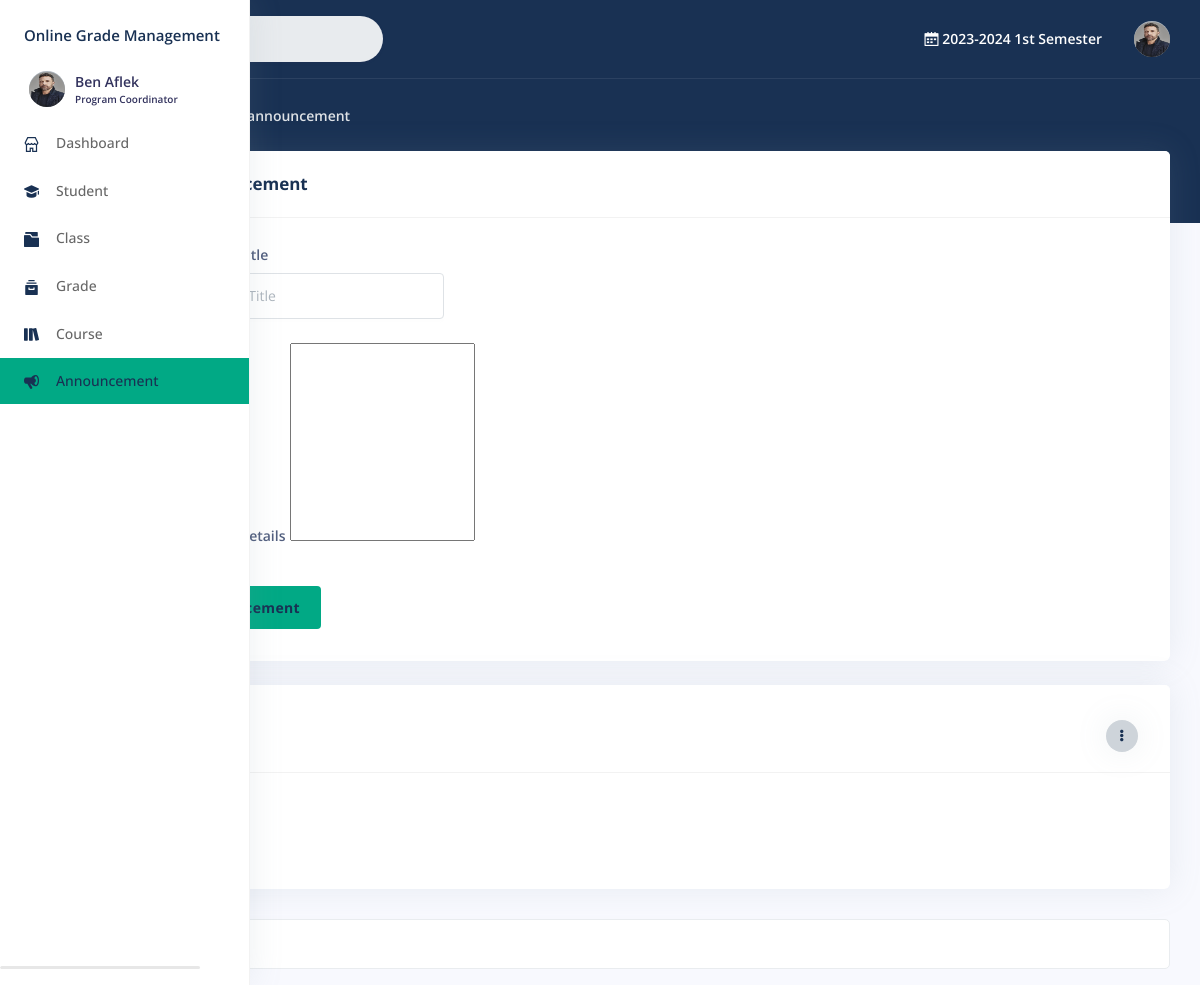
Page /faculty/announcement.php (signed in) on the committed database.
### tables this page shows
CREATE TABLE `staff` (
  `id` int(11) NOT NULL,
  `user_id` int(11) DEFAULT NULL,
  `username` text NOT NULL,
  `institute_id` int(11) DEFAULT NULL,
  `position_id` int(11) NOT NULL,
  `created_on` datetime NOT NULL
);

CREATE TABLE `user` (
  `id` int(11) NOT NULL,
  `type` text NOT NULL,
  `username` text NOT NULL,
  `password` text NOT NULL,
  `firstname` text NOT NULL,
  `middlename` text DEFAULT NULL,
  `lastname` text NOT NULL,
  `gender` text DEFAULT NULL,
  `birthdate` date DEFAULT NULL,
  `address` text DEFAULT NULL,
  `phone_no` text DEFAULT NULL,
  `profileImage` text DEFAULT NULL,
  `isPasswordChanged` int(11) NOT NULL,
  `status` int(11) NOT NULL,
  `updated_on` datetime DEFAULT NULL,
  `created_on` datetime NOT NULL
);

CREATE TABLE `period` (
  `id` int(22) NOT NULL,
  `year` text NOT NULL,
  `term` int(11) NOT NULL,
  `status` int(11) NOT NULL,
  `updated_on` datetime DEFAULT NULL,
  `created_on` datetime NOT NULL
);

CREATE TABLE `post` (
  `id` int(11) NOT NULL,
  `user_id` int(11) NOT NULL,
  `sp_id` int(20) NOT NULL,
  `title` text NOT NULL,
  `context` text NOT NULL,
  `status` int(11) NOT NULL,
  `updated_on` datetime DEFAULT NULL,
  `created_on` datetime NOT NULL
);

### faculty/include/session.php (called while the page is built, shortened)
<?php
	include '../include/conn.php';
		if($_SESSION['type']=='faculty'){
			$stmt = $con->prepare("SELECT *,
				`user`.`id` AS `user_id`,
				`staff`.`id` AS `staff_id`
			 	FROM `user`
				INNER JOIN `staff` ON `staff`.`username` =`user`.`username`
				WHERE `user`.`id` = ? LIMIT 1");
			$stmt->execute([$_SESSION['faculty']]);
			$user = $stmt->fetch(PDO::FETCH_ASSOC);;
		}else{
			echo"<script>window.location.href='../403.php';</script>";
		}

### faculty/announcement.php (the view, shortened to what this page needs)
<?php
	include("include/session.php");
	$parentpage=''; $content_right='' ; $parent_link='';
	$currentpage=$page='announcement';
	include("include/header.php");
?>
    </head>
	<?php include("include/sidebar.php"); ?>
		<div class="main-content" id="panel">
			<?php
				include("include/topnav.php");
				include "include/breadcrumbs.php";
			?>
			<div class="container-fluid mt--6">
				<div class="card mb-4">
					<div class="card-header">
						<h3 class="mb-0 font-weight-bolder text-primary">Create Announcement</h3>
					</div>
					<div class="card-body">
						<form action="announcement_controller.php"role="form" method="POST">
								<div class="col-md-4">
									<div class="form-group">
										<label class="form-control-label" for="exampleFormControlInput1">Announcement Title</label>
										<input name="title" type="text" class="form-control" id="exampleFormControlInput1" placeholder="Announcement Title"required>
									</div>
								</div>
								<div class="col-md-12">
									<div class="form-group">
										<label class="form-control-label" for="exampleFormControlInput2">Announcement Details</label>
										<textarea class="ckeditor"  name="context" id="exampleFormControlTextarea2" rows="8" resize="none" required></textarea>
									</div>
									<div class="text-left">
										<button type="submit" id="post" name="post" class="btn bg-green text-primary my-2 font-weight-bolder">Post Announcement</button>
									</div>
								</div>
						</form>
					</div>
				</div>
				<div class="row">
					<?php
						try{
							$sql = "SELECT
								`post`.`id` AS `post_id`,
								`post`.`user_id` AS `post_user`,
								`post`.`title` AS `post_title`,
								`post`.`context` AS `post_context`,
								`post`.`status` AS `post_status`,
								`post`.`created_on` AS `post_on`,
								`user`.`type` AS `user_type`,
								`user`.`profileImage` AS `user_image`,
								`user`.`firstname` AS `user_fname`, `user`.`lastname` AS `user_lname`
								FROM `post`
								INNER JOIN `user` ON `user`.`id`= `post`.`user_id`
								WHERE `user`.`type`='".$user['type']."' AND `post`.`status`='1' ORDER BY `post_on` DESC";
							$query = $con->query($sql);
							$count=$query->rowCount();
						if($count<1){
					?>
						<div class="col-xl-12">
							<div class="card">
							  <div class="card-header">
								<h6 class="text-black text-uppercase ls-1 mb-1">ANNOUNCEMENT</h6>
								<h5 class="h3 text-uppercase text-primary mb-0"> </h5>
								<span class="text-muted"></span></h5>
							  </div>
							  <div class='card-body'><span class="text-muted">No Data Found</span>
							  </div>
							</div>
						</div>
					<?php } while ($row = $query->fetch(PDO::FETCH_ASSOC)) { ?>
					<div class="col-xl-12">
						<div class="card">
						  <div class="card-header">
							<div class="poster">
							<?php
								$firstname = isset($row['user_fname']) ? htmlspecialchars($row['user_fname'], ENT_QUOTES, 'UTF-8') : '';
								$lastname = isset($row['user_lname']) ? htmlspecialchars($row['user_lname'], ENT_QUOTES, 'UTF-8') : '';
								echo '<h5 class="text-black  mb-0">'.$firstname.' '.$lastname.'<br>';
								echo'<span class="text-muted""><small>';
								echo'</small></span></h5>';
								?>
								<?php
								if($user['user_id']==$row['post_user']){
								?>
								<div class="text-right" style="margin-top:-30px;">
									<div class="dropdown">
										<a class="btn btn-sm btn-icon-only bg-light rounded-circle shadow text-primary" href="#" role="button" data-toggle="dropdown" aria-haspopup="true" aria-expanded="false">
											<i class="fas fa-ellipsis-v"></i>
										</a>
									</div>
								</div>
								<?php }?>
							</div>
						  </div>
						  <div class='card-body'>
							<h5 class="h3 text-uppercase text-primary mb-0"><?php
							$title = isset($row['post_title']) ? htmlspecialchars($row['post_title'], ENT_QUOTES, 'UTF-8') : '';
							echo $title; ?></h5>
							<?php
							$context = isset($row['post_context']) ? $row['post_context'] : '';
							echo $context; ?>
						  </div>
						</div>
					</div>
					<?php
						}
					}catch(Exception $e){
						$_SESSION['error']='Something went wrong in accessing annoouncement post.';
					}
					?>
				</div>
				<?php include("include/footer.php"); ?>
			</div>
		</div>
    </body>
</html>

### faculty/include/sidebar.php (shortened to what this page needs)
<body>
  <?php
    include '../include/conn.php';
    include("include/session.php");
  ?>
  <nav class="sidenav navbar navbar-vertical fixed-left navbar-expand-xs navbar-light bg-white text-white" id="sidenav-main">
    <div class="scrollbar-inner">
      <div class="sidenav-header d-flex align-items-center">
        <a class="navbar-brand " href="./" style="width:">
          <h4 class="text-primary fonr-weight-bolder">Online Grade Management</h4>
        </a>
          <div class="navbar-brand sidebar-user text-left">
            <a href="profile.php">
            <span class="avatar avatar-sm rounded-circle" >
              <?php $userphoto = $user['profileImage'];
                if ($userphoto == "") :
              ?>
              <img src="img/profile.png" alt="Image placeholder">
              <?php else : ?>
                <img alt="Image placeholder" src="img/<?php echo htmlentities($userphoto); ?>" style="width:40px;height:35px;border-radius:50%;">
              <?php endif; ?>
            </span>
            <span>
              <h5 class=" m-0 text-sm  font-weight-bold">
                <?php echo  htmlentities($user['firstname'].' '.$user['lastname']);  ?>
              </h5>
              <h6 class="text-overflow m-0" data-toggle="tooltip" data-placement="left" title="User">
                <?php
                if($user['position_id']=='2'){
                  $position="Program Coordinator";
                }else if($user['position_id']=='3'){
                  $position="Teacher";
                }
                echo htmlentities($position);  ?>
              </h6>
            </span>
            </a>
          </div>
        <div class="ml-auto">
          <div class="sidenav-toggler d-none d-xl-block" data-action="sidenav-unpin" data-target="#sidenav-main">
          </div>
        </div>
      </div>
      <br>
      <div class="navbar-inner">
        <div class="collapse navbar-collapse" id="sidenav-collapse-main">
          <ul class="navbar-nav">
            <li class="nav-item">
              <a class="nav-link <?php echo ($parentpage == "dashboard" ? " bg-green text-primary" : "") ?>" href="./">
                <i class="ni ni-shop text-primary"></i>
                <span class="nav-link-text">Dashboard</span>
              </a>
            </li>
            <?php
                if($user['position_id']=='2'){
              ?>
            <li class="nav-item">
              <a class="nav-link <?php echo ($page == "Student" ? "bg-green  text-primary" : "") ?>" href="student.php">
                <i class="ni ni-hat-3 text-primary"></i>
                <span class="nav-link-text">Student</span>
              </a>
            </li>
              <?php
               }else if($user['position_id']=='3'){
              ?>
              <li class="nav-item">
              <a class="nav-link <?php echo ($page  == "Student" ? "bg-green  text-primary" : "") ?>" href="#navbar-account" data-toggle="collapse" role="button" aria-expanded="<?php echo ($page == "Student" ? "true" : "false") ?>" aria-controls="navbar-dataaccount">
                <i class="ni ni-hat-3 text-primary"></i>
                <span class="nav-link-text">Student</span>
              </a>
              <div class="collapse <?php echo ($page == "Student" ? "show" : "") ?>" id="navbar-account">
                <ul class="nav nav-sm flex-column">
                  <li class="nav-item">
                    <a href="student_list.php" class="nav-link  <?php echo ($childpage == "Student" ? "bg-green  text-primary" : "") ?>">Student List</a>
                  </li>
                  <li class="nav-item">
                    <a href="print_list.php" class="nav-link <?php echo ($childpage == "Print" ? "bg-green  text-primary" : "") ?>">Print List</a>
                  </li>
                </ul>
              </div>
            </li>
              <?php
                }
                if($user['position_id']=='2'){
              ?>
            <li class="nav-item">
              <a class="nav-link <?php echo ($page == "Class" ? "bg-green  text-primary" : "") ?>" href="class.php">
                <i class="ni ni-folder-17  text-primary"></i>
                <span class="nav-link-text">Class</span>
              </a>
            </li>
            <?php
               }else if($user['position_id']=='3'){
              ?>
              <a class="nav-link <?php echo ($page == "Class" ? "bg-green  text-primary" : "") ?>" href="class_course.php">
                <i class="ni ni-folder-17  text-primary"></i>
                <span class="nav-link-text">Class</span>
              </a>
              <?php
               }
             ?>
            <?php
                if($user['position_id']=='2'){
              ?>
              <li class="nav-item">
                <a class="nav-link <?php echo ($page == "Grade" ? "bg-green  text-primary" : "") ?>" href="grade.php">
                  <i class="ni ni-archive-2  text-primary"></i>
                  <span class="nav-link-text">Grade</span>
                </a>
              </li>
            <?php
               }else if($user['position_id']=='3'){
              ?>
                <li class="nav-item">
                  <a class="nav-link <?php echo ($page == "Grade" ? "bg-green  text-primary" : "") ?>" href="grading_sheet.php">
                    <i class="ni ni-archive-2  text-primary"></i>
                    <span class="nav-link-text">Grading Sheet</span>
                  </a>
                </li>
                <li class="nav-item">
                  <a class="nav-link <?php echo ($page == "Grades" ? "bg-green  text-primary" : "") ?>" href="grades.php">
                    <i class="ni ni-archive-2  text-primary"></i>
                    <span class="nav-link-text">Grades</span>
                  </a>
                </li>
               <?php
               }
             ?>
            <?php
                if($user['position_id']=='2'){
              ?>
            <li class="nav-item">
              <a class="nav-link <?php echo ($page == "Course" ? "bg-green  text-primary" : "") ?>" href="course.php">
                <i class="ni ni-books text-primary"></i>
                <span class="nav-link-text">Course</span>
              </a>
            </li>
              <?php
               }else if($user['position_id']=='3'){
              ?>
              <li class="nav-item">
                <a class="nav-link <?php echo ($page == "Course" ? "bg-green  text-primary" : "") ?>" href="course_schedule.php">
                  <i class="ni ni-books text-primary"></i>
                  <span class="nav-link-text">Course</span>
                </a>
              </li>
              <?php
               }
             ?>
              <?php
                if($user['position_id']=='2'){
              ?>
			      <li class="nav-item">
              <a class="nav-link <?php echo ($page == "announcement" ? "bg-green  text-primary" : "") ?>" href="announcement.php">
                <i class="ni ni-notification-70 text-primary"></i>
                <span class="nav-link-text">Announcement</span>
              </a>
            </li>
              <?php
               }
             ?>
          </ul>
        </div>
      </div>
    </div>
  </nav>

### faculty/include/topnav.php (shortened to what this page needs)
<?php
  include '../include/conn.php';
	include("include/session.php");
?>
  <nav class="navbar navbar-top navbar-expand navbar-dark bg-primary border-bottom">
    <div class="container-fluid">
      <div class="collapse navbar-collapse" id="navbarSupportedContent">
        <form class="navbar-search navbar-search-light form-inline mr-sm-3" id="navbar-search-main">
          <div class="form-group mb-0">
            <div class="input-group input-group-alternative input-group-merge">
              <div class="input-group-prepend">
                <span class="input-group-text"><i class="fas fa-search"></i></span>
              </div>
              <input class="form-control" placeholder="Search Page ..." onkeyup="showResult(this.value)" type="text">
            </div>
          </div>
        </form>
        <ul class="navbar-nav align-items-center ml-md-auto">
          <li class="nav-item dropdown">
            <p class="nav-link mb-0 text-sm  font-weight-bold text-white" href="#">
              <i class="ni ni-calendar-grid-58"></i>
              <?php
                try {
                    $query = "SELECT * FROM `period` WHERE `status` = '1' LIMIT 1";
                    $stmt = $con->prepare($query);
                    $stmt->execute();
                    $result = $stmt->fetch(PDO::FETCH_ASSOC);
                    if ($result) {
                        echo $result['year'] . " ";
                        if ($result['term'] == '1') echo "1st Semester";
                        else if ($result['term'] == '2') echo "2nd Semester";
                        else if ($result['term'] == '3') echo "Summer";
                        else echo "Unknown Term";
                    } else  echo "No active period found.";
                } catch (PDOException $e) {  echo "Error: " . $e->getMessage(); }
              ?>
            </p>
          </li>
        </ul>
        <ul class="navbar-nav align-items-center ml-auto ml-md-0">
          <li class="nav-item dropdown">
            <a class="nav-link pr-0" href="#" role="button" data-toggle="dropdown" aria-haspopup="true" aria-expanded="false">
              <div class="media align-items-center">
                  <span class="avatar avatar-sm rounded-circle">
                    <?php $userphoto = $user['profileImage'];
                    if ($userphoto == "") :
                    ?>
                      <img src="img/profile.png" alt="Image placeholder">
                    <?php else : ?>
                      <img alt="Image placeholder" src="img/<?php echo htmlentities($userphoto); ?>" style="width:40px;height:35px;border-radius:50%;">
                    <?php endif; ?>
                  </span>
              </div>
            </a>
          </li>
        </ul>
      </div>
    </div>
  </nav>

### rows in the picture
staff: user.profileImage (picture), user.firstname+lastname "Ben Aflek", position "Program Coordinator"
period: year "2023-2024"

### other values in the picture
$currentpage "announcement"
